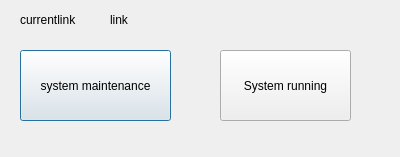
<?xml version="1.0" encoding="UTF-8"?>
<ui version="4.0">
 <class>switch_op</class>
 <widget class="QDialog" name="switch_op">
  <property name="geometry">
   <rect>
    <x>0</x>
    <y>0</y>
    <width>400</width>
    <height>157</height>
   </rect>
  </property>
  <property name="windowTitle">
   <string>switch</string>
  </property>
  <widget class="QLabel" name="label">
   <property name="geometry">
    <rect>
     <x>20</x>
     <y>10</y>
     <width>81</width>
     <height>20</height>
    </rect>
   </property>
   <property name="text">
    <string>currentlink</string>
   </property>
  </widget>
  <widget class="QLabel" name="link">
   <property name="geometry">
    <rect>
     <x>110</x>
     <y>10</y>
     <width>271</width>
     <height>20</height>
    </rect>
   </property>
   <property name="text">
    <string>link</string>
   </property>
  </widget>
  <widget class="QPushButton" name="maintenace">
   <property name="geometry">
    <rect>
     <x>20</x>
     <y>50</y>
     <width>151</width>
     <height>71</height>
    </rect>
   </property>
   <property name="text">
    <string>system maintenance</string>
   </property>
  </widget>
  <widget class="QPushButton" name="running">
   <property name="geometry">
    <rect>
     <x>220</x>
     <y>50</y>
     <width>131</width>
     <height>71</height>
    </rect>
   </property>
   <property name="text">
    <string>System running</string>
   </property>
  </widget>
 </widget>
 <resources/>
 <connections/>
</ui>
